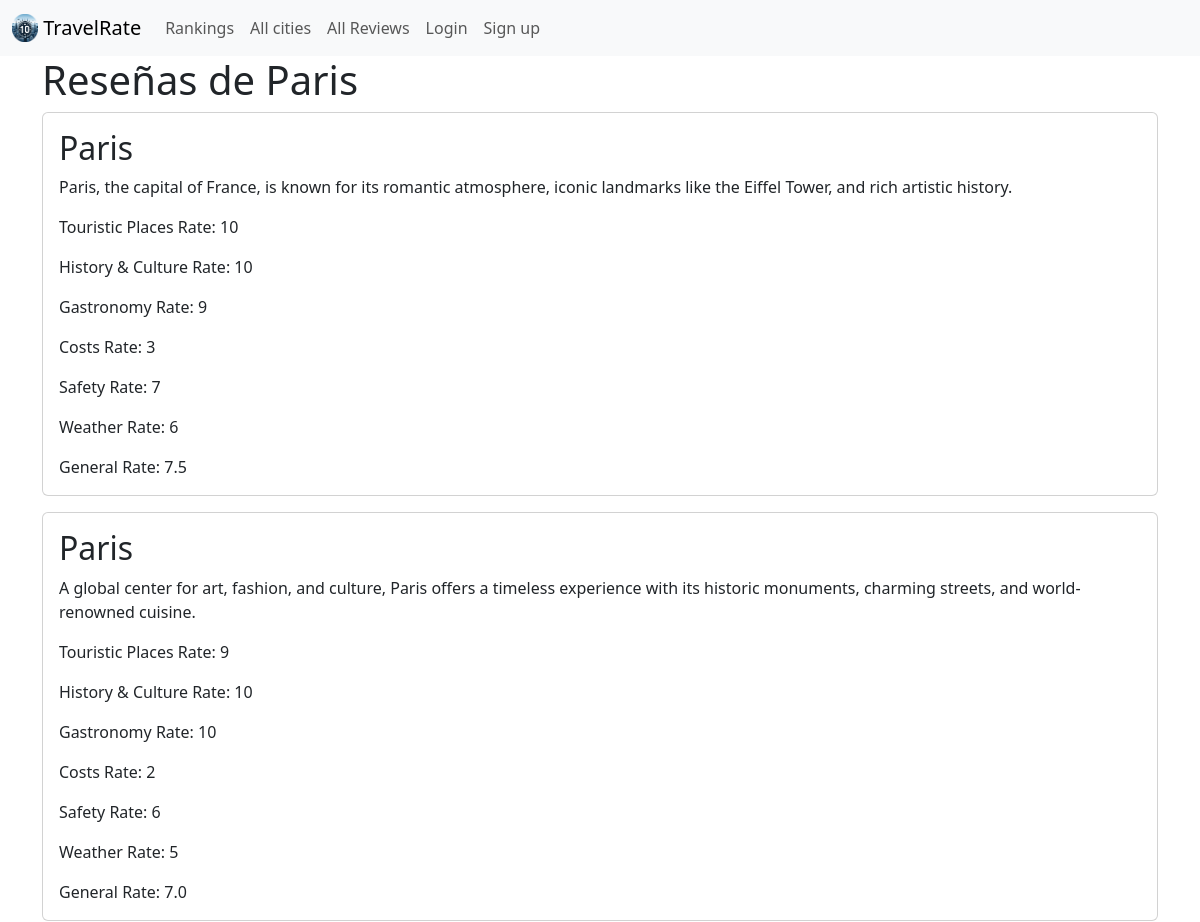
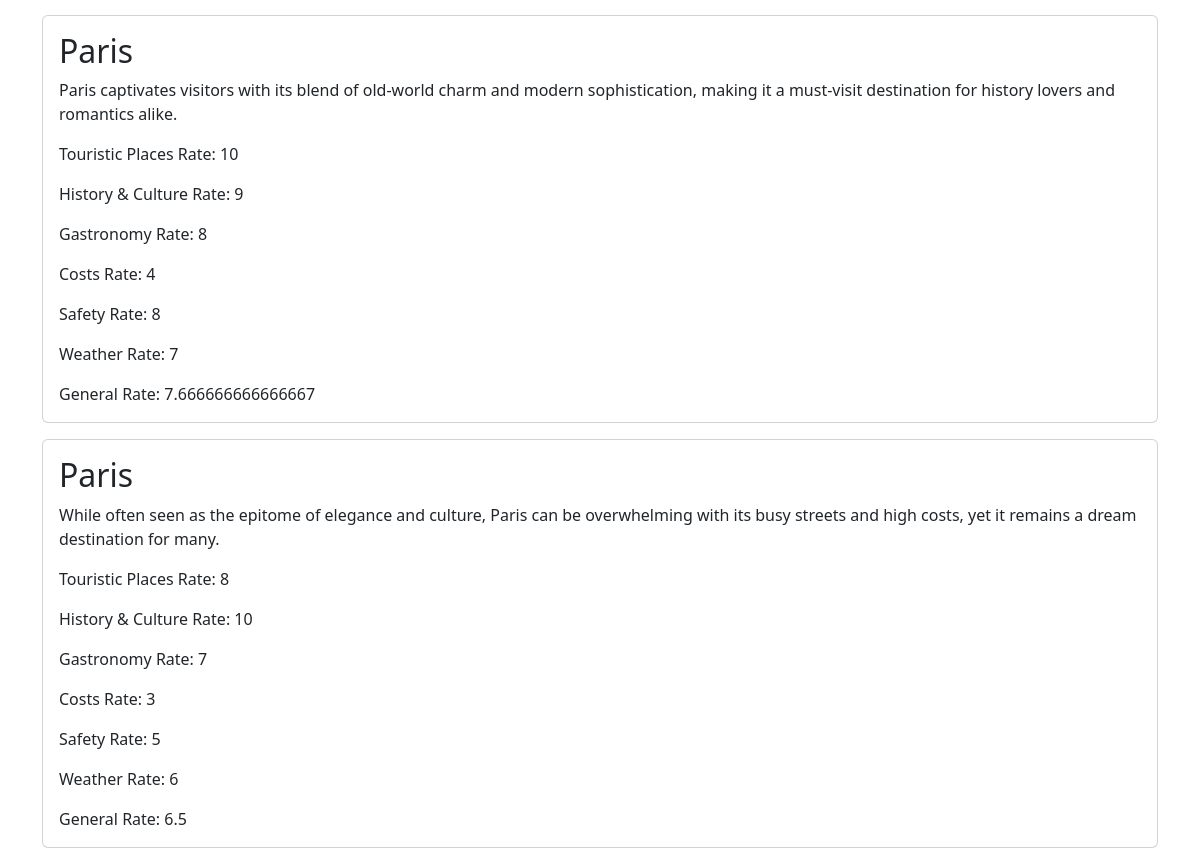
The app's page /ranking/reviews/Paris/ with its own data (2 pictures, top to bottom).
### city/models.py (models this page shows, shortened)
class City(models.Model):
    name = models.CharField(max_length=100)
    country = models.CharField(max_length=100)
    rate = models.DecimalField(max_digits=2, decimal_places=1)
    description = models.CharField(max_length=500)
    image = models.ImageField(upload_to='city/images/')

### reviews/models.py (models this page shows, shortened)
class Reviews(models.Model):
    city = models.CharField(max_length=100)
    general_review = models.CharField(max_length=2000)
    touristic_places_rate = models.IntegerField(choices=range.choices, default=range.ONE)
    history_and_culture_rate = models.IntegerField(choices=range.choices, default=range.ONE)
    gastronomy_rate = models.IntegerField(choices=range.choices, default=range.ONE)
    costs_rate = models.IntegerField(choices=range.choices, default=range.ONE)
    safety_rate = models.IntegerField(choices=range.choices, default=range.ONE)
    weather_rate = models.IntegerField(choices=range.choices, default=range.ONE)
    general_rate = models.FloatField(editable=False, null=True, blank=True)

### city/views.py (the view)
# urls.py: path('reviews/<str:city_name>/', city_reviews, name='city_reviews'),
def city_reviews(request, city_name):
    city = get_object_or_404(City, name=city_name)
    reviews = Reviews.objects.filter(city=city.name)
    context = {
        'city': city,
        'reviews': reviews
    }
    return render(request, 'city_reviews.html', context)

### city/templates/city_reviews.html (shortened to what this page needs)
{% extends 'base.html' %}
{% block content %}
<head>
</head>
    <h1>Reseñas de {{ city.name }}</h1>
    {% if reviews %}
        {% for review in reviews %}
        <div class="card mb-3">
            <div class="row g-0">
                <div>
                    <div class="card-body">
                        <h2 class="card-title">{{ review.city }}</h2>
                        <p class="card-text">{{ review.general_review }}</p>
                        <p class="card-text">Touristic Places Rate: {{ review.touristic_places_rate }}</p>
                        <p class="card-text">History & Culture Rate: {{ review.history_and_culture_rate }}</p>
                        <p class="card-text">Gastronomy Rate: {{ review.gastronomy_rate }}</p>
                        <p class="card-text">Costs Rate: {{ review.costs_rate }}</p>
                        <p class="card-text">Safety Rate: {{ review.safety_rate }}</p>
                        <p class="card-text">Weather Rate: {{ review.weather_rate }}</p>
                        <p class="card-text">General Rate: {{ review.general_rate }}</p>
                    </div>
                </div>
            </div>
        </div>
        {% endfor %}
    {% else %}
        <p>No hay reseñas para esta ciudad.</p>
    {% endif %}
{% endblock content %}

### records on screen
City: name "Paris"
Reviews: city "Paris", general_review "Paris, the capital of France, is known for its romantic atmosphere, iconic landmarks like the Eiffel Tower, and rich artistic history.", touristic_places_rate "10", history_and_culture_rate "10", gastronomy_rate "9", costs_rate "3", safety_rate "7", weather_rate "6", general_rate "7.5"
Reviews: city "Paris", general_review "A global center for art, fashion, and culture, Paris offers a timeless experience with its historic monuments, charming streets, and world-renowned cuisine.", touristic_places_rate "9", history_and_culture_rate "10", gastronomy_rate "10", costs_rate "2", safety_rate "6", weather_rate "5", general_rate "7.0"
Reviews: city "Paris", general_review "Paris captivates visitors with its blend of old-world charm and modern sophistication, making it a must-visit destination for history lovers and romantics alike.", touristic_places_rate "10", history_and_culture_rate "9", gastronomy_rate "8", costs_rate "4", safety_rate "8", weather_rate "7", general_rate "7.666666666666667"
Reviews: city "Paris", general_review "While often seen as the epitome of elegance and culture, Paris can be overwhelming with its busy streets and high costs, yet it remains a dream destination for many.", touristic_places_rate "8", history_and_culture_rate "10", gastronomy_rate "7", costs_rate "3", safety_rate "5", weather_rate "6", general_rate "6.5"
